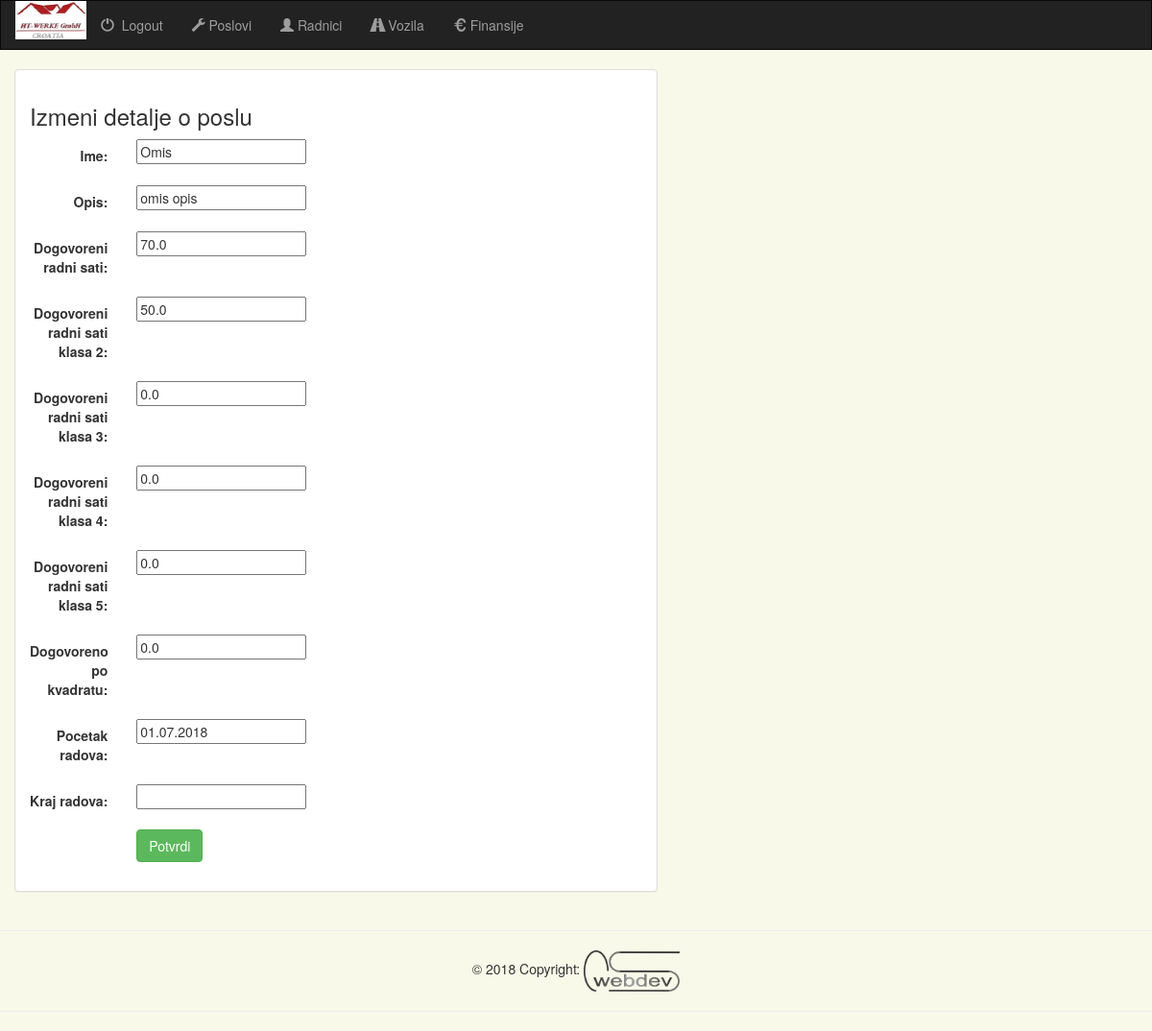
/administracija/azuriranje_posla/1/, run on the app's committed database.
### projects/models.py (models this page shows, shortened)
class Poslovi(models.Model):
    ime = models.CharField(max_length=30)
    opis = models.CharField(max_length=100, blank=True)
    dogovoreni_radni_sati = models.FloatField(default=0.0)
    dogovoreni_radni_sati_klasa_2 = models.FloatField(default=0.0)
    dogovoreni_radni_sati_klasa_3 = models.FloatField(default=0.0)
    dogovoreni_radni_sati_klasa_4 = models.FloatField(default=0.0)
    dogovoreni_radni_sati_klasa_5 = models.FloatField(default=0.0)
    dogovoreno_po_kvadratu = models.FloatField(default=0.0)
    pocetak_radova = models.DateField()
    kraj_radova = models.DateField(null=True, blank=True)
    class Meta:
        verbose_name_plural = "Poslovi"

### projects/views.py (the view)
# urls.py: url(r'^administracija/azuriranje_posla/(?P<project_id>[0-9]+)/$', views.posao_update, name='posao-update'),
def posao_update(request, project_id):
    instance = Poslovi.objects.get(pk=project_id)
    form = PosloviForm(request.POST or None, instance=instance)
    if form.is_valid():
        project = form.save(commit=False)
        project.save()
        messages.success(request, "Podaci su ažurirani!")
        return HttpResponseRedirect(reverse('projects:posao', args=(project_id)))
    context = {
        "form": form,
        'project_id': project_id,
    }
    return render(request, 'projects/posao_update_form.html', context)

### projects/forms.py
class PosloviForm(forms.ModelForm):
    pocetak_radova = forms.DateField(
        widget=forms.DateInput(format='%d.%m.%Y', attrs={'class': "datum"}),
        input_formats=('%d.%m.%Y', '%d/%m/%Y', '%d.%m.%y', '%d/%m/%y'))
    kraj_radova = forms.DateField(
        widget=forms.DateInput(format='%d.%m.%Y', attrs={'class': "datum"}),
        input_formats=('%d.%m.%Y', '%d/%m/%Y', '%d.%m.%y', '%d/%m/%y'),
        required=False)
    class Meta:
        model = Poslovi
        fields = ['ime', 'opis', 'dogovoreni_radni_sati', 'dogovoreni_radni_sati_klasa_2', 'dogovoreni_radni_sati_klasa_3', 'dogovoreni_radni_sati_klasa_4', 'dogovoreni_radni_sati_klasa_5', 'dogovoreno_po_kvadratu', 'pocetak_radova', 'kraj_radova']

### projects/templates/projects/posao_update_form.html (shortened to what this page needs)
{% extends 'projects/base.html' %}
{% block content %}
<div class="container-fluid">
    <div class="row">
        <div class="col-sm-12 col-md-7">
            <div class="panel panel-default">
                <div class="panel-body">
                    <h3>Izmeni detalje o poslu</h3>
                    <form class="form-horizontal" role="form" action="" method="post" enctype="multipart/form-data">
                        {% include 'projects/form_template.html' %}
                        <div class="form-group">
                            <div class="col-sm-offset-2 col-sm-10">
                                <button type="submit" class="btn btn-success">Potvrdi</button>
                            </div>
                        </div>
                    </form>
                </div>
            </div>
        </div>
    </div>
</div>
{% endblock %}

### projects/templates/projects/form_template.html (shortened to what this page needs)
{% for field in form %}
    <div class="form-group">
        <div class="col-sm-offset-2 col-sm-10">
        </div>
        <label class="control-label col-sm-2">{{ field.label_tag }}</label>
        <div class="col-sm-10">{{ field }}</div>
    </div>
{% endfor %}

### projects/static/projects/style.css (style rules this page uses)
body { background: #f8f9e8; }

### data on the page
Poslovi: form "Omis" "omis opis" "70.0" "50.0" "0.0" "0.0" "0.0" "0.0" "01.07.2018"

### other printed values
{{ field.label_tag }} "Ime:" "Opis:" "Dogovoreni radni sati:" "Dogovoreni radni sati klasa 2:" "Dogovoreni radni sati klasa 3:" "Dogovoreni radni sati klasa 4:" "Dogovoreni radni sati klasa 5:" "Dogovoreno po kvadratu:" "Pocetak radova:" "Kraj radova:"
